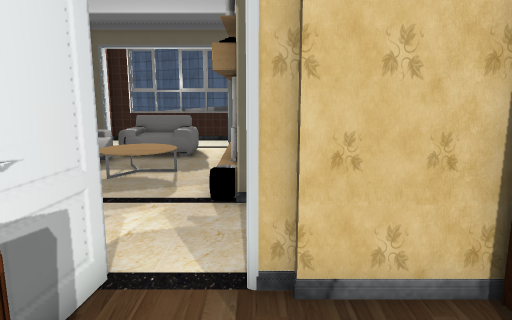
[1] (above)

19 first-person views from a walk through a scene from a Unity 3-D project. The camera is 1.3 m above the floor, tilts 10° down and sees 70° across. The floor is counted in squares, 0.5 m on a side. Each view is taken from the middle of a square. On the plan, view 1 faces up. The plan holds only what a view shows up to about 20 squares ahead; the rest is blank. The place goes on beyond the plan. The player is left out. Some surface patterns are stand-ins.

[2]
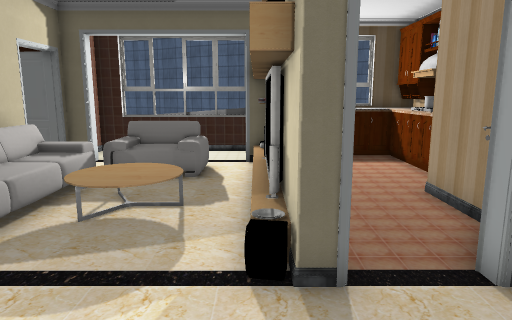

[3]
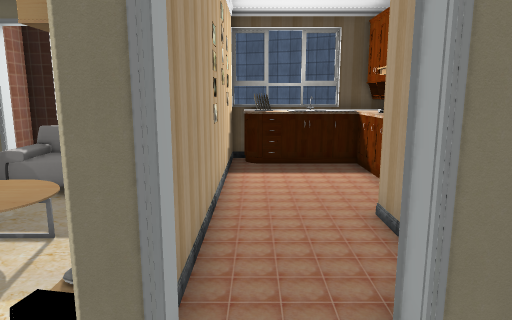

[4]
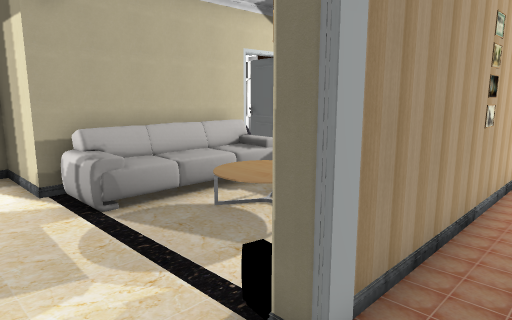

[5]
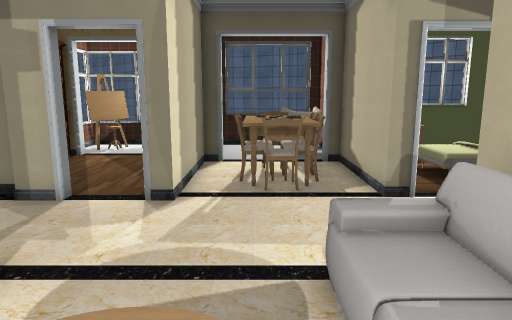

[6]
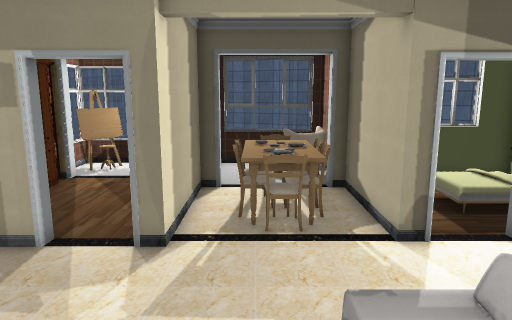

[7]
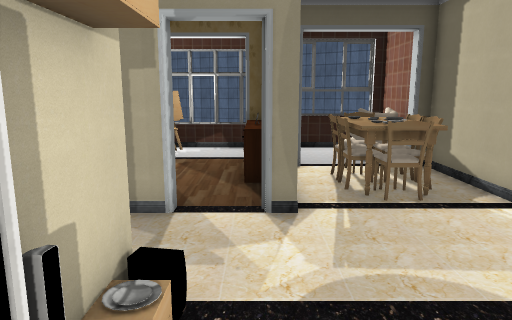

[8]
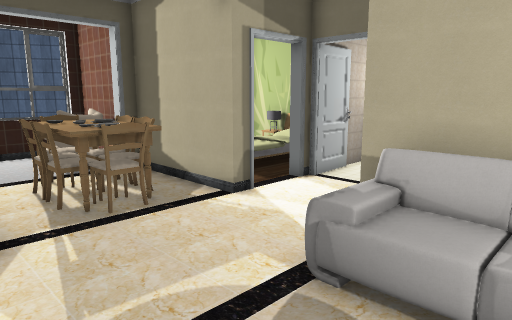

[9]
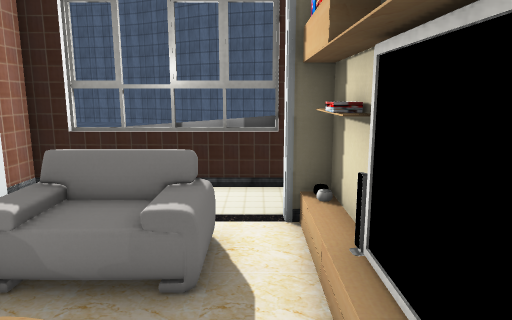

[10]
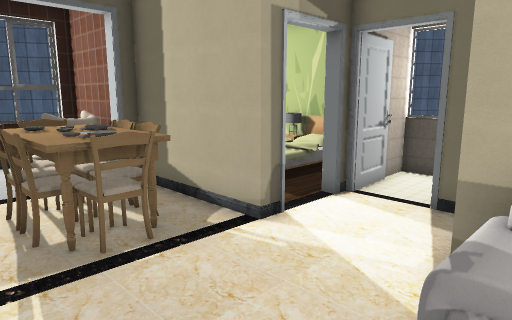

[11]
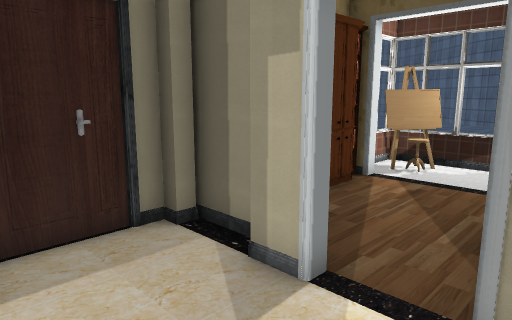

[12]
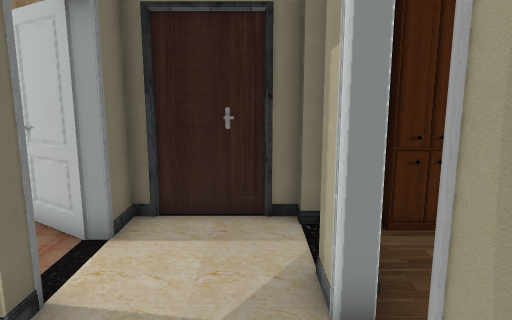

[13]
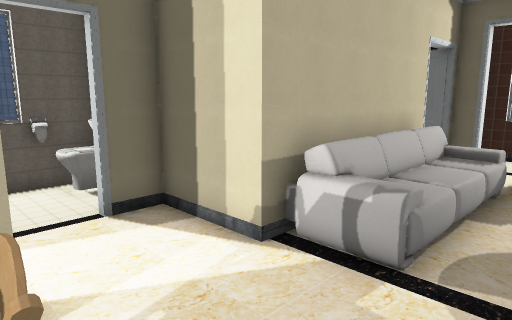

[14]
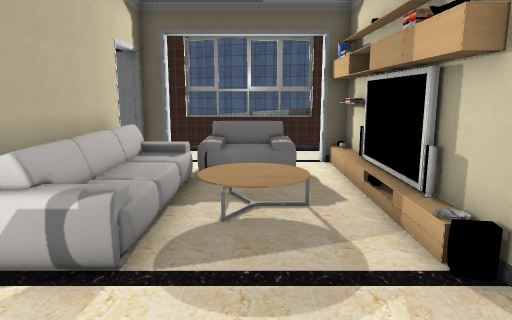

[15]
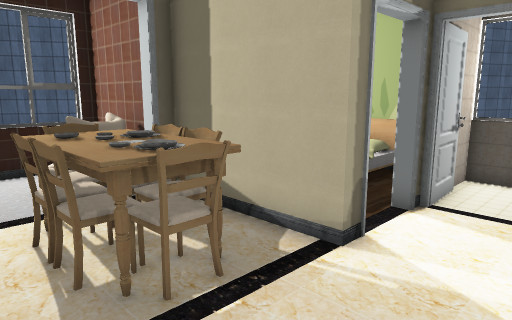

[16]
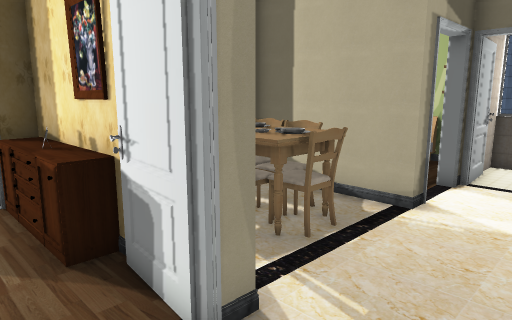

[17]
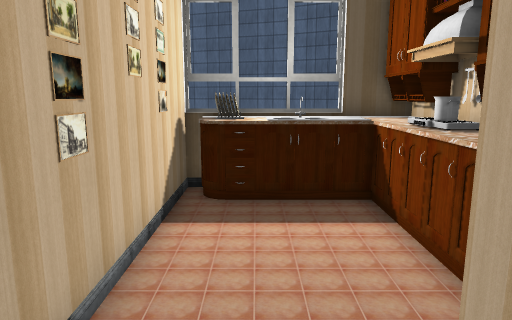

[18]
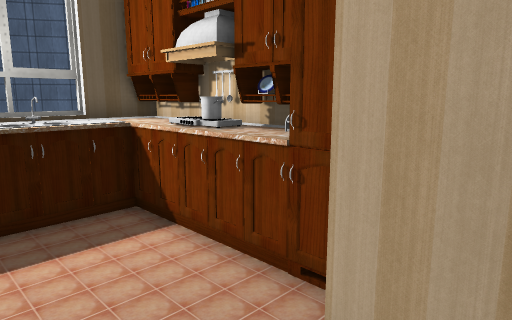

[19]
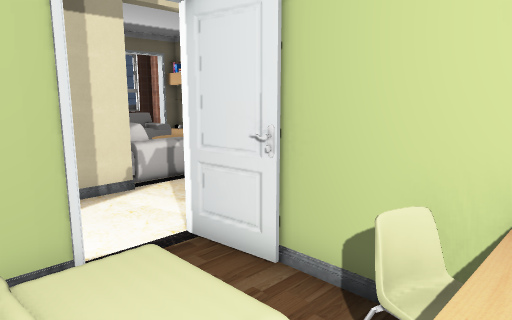

### Floor plan
Key: @ floor where view 1 was taken; # wall or solid block; x gap in a wall; . main floor; : floor 0.5 m higher than the main floor; / step, stairs or slope; = window, fence, low wall or low ledge; ^ raised ledge; v drop or lower ground; O other object.
Columns run from 16 left of view 1 to 6 right of it. Each row starts with its distance up from view 1.
 22          v#####vvvvvv
 21        ^v#=====###^^^^#
 20        ^..   ..#v=^^^^#
 19          #   ..##....=#
 18      ####..  ..##....=#
 17           #==#.##....^#
 16         # xOO .##....^#
 15         ###....##....#
 14         #//./..##...vv
 13         #://:/.##...#
 12         #///:/.##...#
 11         #:/./..##..#v
 10         #=#....##..#v
  9     ^^^##=#....##..#v
  8  ^^^^   ............#
  7 v#^.................#
  6  =..................#
  5 v#####.##....v#.####v
  4     ##.##.^^..#..##
  3  #...O.##^^^=v#....#
  2  #OOOO.##^^^=v^....#
  1  #OOOO###^^^=v^....
  0  #  .#=##.^^#v^.@..#
 -1  # .=   #  ..v^....#
 -2  v###   ###..v^....Ov
 -3         # O..  ....=
 -4         # ...  ...###
 -5         # ===v ...###
 -6         v####v #####v

Positions as (right, up) in squares from view 1, and headings:
1: (0, 0), facing up
2: (-1, 4), facing up
3: (1, 6), facing up
4: (2, 6), facing up-left
5: (-5, 14), facing down
6: (-5, 13), facing down
7: (-2, 13), facing down
8: (-2, 12), facing down-left
9: (-2, 11), facing up
10: (-3, 10), facing down-left
11: (-3, 9), facing down-right
12: (-4, 6), facing right
13: (-4, 4), facing up-left
14: (-4, 4), facing up
15: (-3, 8), facing down-left
16: (0, 8), facing down-left
17: (2, 11), facing up
18: (1, 12), facing up-right
19: (-13, -1), facing up-right
